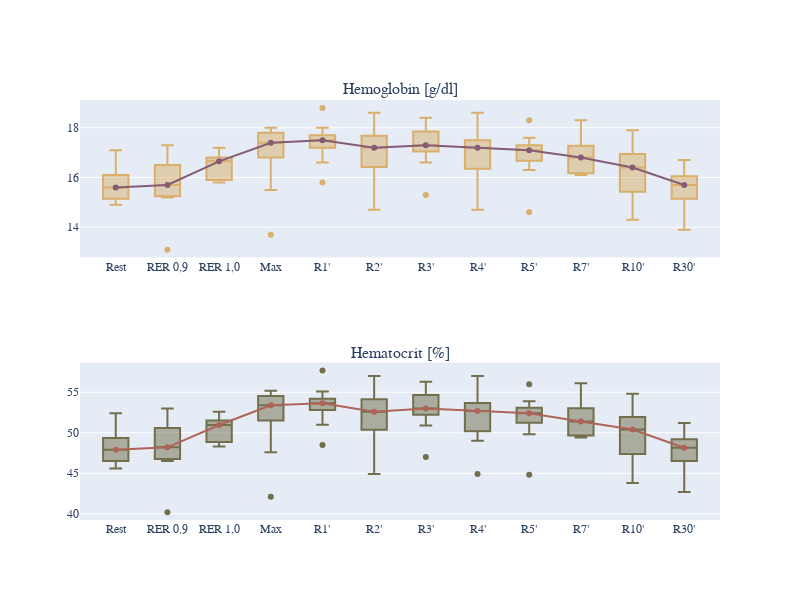

Write notebook code for a chart like this one.
### Code cell
import plotly.graph_objects as go
from plotly.subplots import make_subplots
import plotly.express as px
from itertools import cycle

df_hct_long = df_hct_long.dropna()

palette = cycle(px.colors.qualitative.Antique)

fig = make_subplots(rows=2, cols=1, subplot_titles=("Hemoglobin [g/dl]", "Hematocrit [%]"))

fig.add_trace(go.Scatter(
    x=x_hgb, y=y_hgb,
    name='HGB line', marker_color=next(palette)), 
    row = 1, col =1
)
fig.add_trace(go.Box(
    x=df_hgb_long.variable, y=df_hgb_long.value,
    name='HGB box', marker_color=next(palette)), 
    row = 1, col =1
)


fig.add_trace(go.Scatter(
    x=x_hct, y=y_hct,
    name='HCT line', marker_color=next(palette)), 
    row = 2, col =1
)
fig.add_trace(go.Box(
    x=df_hct_long.variable, y=df_hct_long.value,
    name='HCT box', marker_color=next(palette)), 
    row = 2, col =1
)
#fig.layout.xaxis.titlefont.family = 'Times New Roman'
#fig.layout.yaxis.titlefont.family = 'Times New Roman'
fig.update_layout(font_family='Times New Roman', showlegend=False)
fig.update_layout(height=600, width=800, title_text="")
fig.show()
#box(df_hct_long, x="variable", y="value")

### Figure 1 — Plotly figure (JSON) as saved in the notebook; plotly's stock layout.template omitted (floating-point values rounded to 4 significant figures; data arrays with more than 128 entries replaced by an {"elided": "..."} marker saying what was removed)
{"data": [{"marker": {"color": "rgb(133, 92, 117)"}, "name": "HGB line", "type": "scatter", "x": ["Rest", "RER 0,9", "RER 1,0", "Max", "R1'", "R2'", "R3'", "R4'", "R5'", "R7'", "R10'", "R30'"], "xaxis": "x", "y": [15.6, 15.7, 16.65, 17.4, 17.5, 17.2, 17.3, 17.2, 17.1, 16.8, 16.4, 15.7], "yaxis": "y"}, {"marker": {"color": "rgb(217, 175, 107)"}, "name": "HGB box", "type": "box", "x": {"elided": "144 str values"}, "xaxis": "x", "y": {"elided": "144 float values"}, "yaxis": "y"}, {"marker": {"color": "rgb(175, 100, 88)"}, "name": "HCT line", "type": "scatter", "x": ["Rest", "RER 0,9", "RER 1,0", "Max", "R1'", "R2'", "R3'", "R4'", "R5'", "R7'", "R10'", "R30'"], "xaxis": "x2", "y": [47.9, 48.2, 50.95, 53.4, 53.65, 52.6, 53, 52.7, 52.4, 51.4, 50.4, 48.15], "yaxis": "y2"}, {"marker": {"color": "rgb(115, 111, 76)"}, "name": "HCT box", "type": "box", "x": {"elided": "135 str values"}, "xaxis": "x2", "y": {"elided": "135 float values"}, "yaxis": "y2"}], "layout": {"annotations": [{"font": {"size": 16}, "showarrow": false, "text": "Hemoglobin [g/dl]", "x": 0.5, "xanchor": "center", "xref": "paper", "y": 1, "yanchor": "bottom", "yref": "paper"}, {"font": {"size": 16}, "showarrow": false, "text": "Hematocrit [%]", "x": 0.5, "xanchor": "center", "xref": "paper", "y": 0.375, "yanchor": "bottom", "yref": "paper"}], "font": {"family": "Times New Roman"}, "height": 600, "showlegend": false, "title": {"text": ""}, "width": 800, "xaxis": {"anchor": "y", "domain": [0, 1]}, "xaxis2": {"anchor": "y2", "domain": [0, 1]}, "yaxis": {"anchor": "x", "domain": [0.625, 1]}, "yaxis2": {"anchor": "x2", "domain": [0, 0.375]}}}
